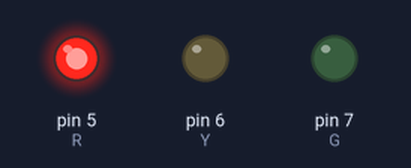
A sketch run on a simulated Arduino Uno, built with avr-gcc and run on an emulated ATmega328P. Shown: output pins drawn as LEDs (lit = HIGH).

Above: at 1.0 s.
At 3.5 s:
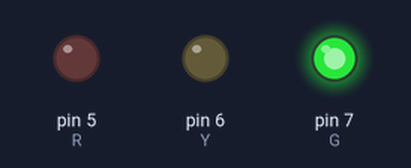
At 4.5 s:
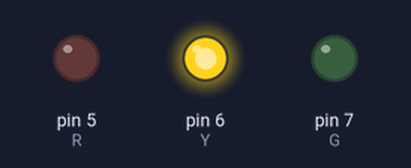
Timing chart, 0 to 6.5 s (numbered marks = the images above):
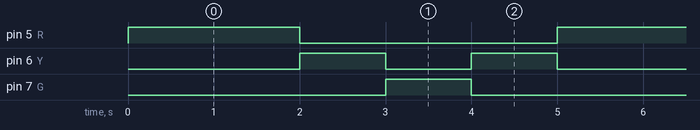

Measured:
- by itself, pin 5 (R): alternates HIGH for 2.0 s and LOW for 3.0 s
- by itself, pin 6 (Y): repeats every 5.0 s: LOW 1.0 s, HIGH 1.0 s, LOW 2.0 s, HIGH 1.0 s
- by itself, pin 7 (G): alternates HIGH for 1.0 s and LOW for 4.0 s

The sketch:

0._Traffic_Light.ino
```cpp
int R=5;
int Y=6;
int G=7;

void setup() {
  // put your setup code here, to run once:

pinMode(R,OUTPUT);
pinMode(G,OUTPUT);
pinMode(Y,OUTPUT);
}

void loop() {
  // put your main code here, to run repeatedly:
  digitalWrite(R, HIGH);
  digitalWrite(Y, LOW);
  digitalWrite(G, LOW);
  delay(2000);
  digitalWrite(R, LOW);
  digitalWrite(Y, HIGH);
  digitalWrite(G, LOW);
  delay(1000);
  digitalWrite(R, LOW);
  digitalWrite(Y, LOW);
  digitalWrite(G, HIGH);
  delay(1000);
  digitalWrite(R, LOW);
  digitalWrite(Y, HIGH);
  digitalWrite(G, LOW);
  delay(1000);
}
```
